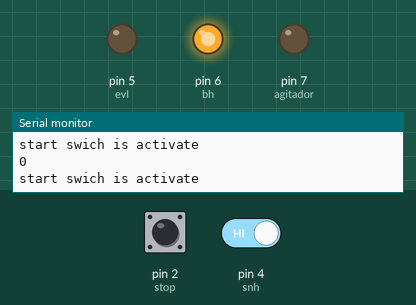
Recording of a sketch running on a simulated Arduino Uno, built with avr-gcc and run on an emulated ATmega328P. Parts: output pins drawn as LEDs (lit = HIGH), the last lines printed to the serial monitor. The test bench sets the inputs (shaded band); at power-on: pin 2 (stop) HIGH, pin 4 (snh) HIGH.

Above: at 1.8 s.
1.9 s: pin 2 (stop) pulled LOW for 0.6 s
4.0 s: pin 4 (snh) driven LOW
At 15.0 s:
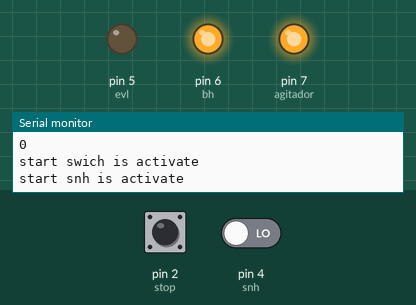
Timing chart, 0 to 55.5 s (numbered marks = the images above; inputs shaded):
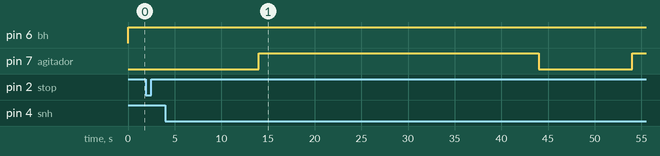

The sketch:

taller_4.ino
```cpp
// C++ code
//https://www.tinkercad.com/things/4rQoQhUHSiU
#define start 1
#define stop 2
#define snl 3
#define snh 4
#define evl 5
#define bh 6
#define agitador 7
void setup(){
  Serial.begin(9600);
  pinMode(start, INPUT);
  pinMode(snh, INPUT);
  pinMode(stop, INPUT);

  pinMode(evl, OUTPUT);
  pinMode(bh, OUTPUT);
  pinMode(agitador, OUTPUT);
}

void loop(){
  Serial.println();
  int startVal=digitalRead(start);
  int stopVal=digitalRead(stop);
  int snhVal=digitalRead(snh);
  if(stopVal==0){
      Serial.println("stop swich is activate");
  }
  //Serial.println("start swich is activate");
  //se hace un pull down
  Serial.println(startVal);
  if(startVal==0){
    Serial.println("start swich is activate");
    digitalWrite(bh,HIGH);
    if(snhVal==0){
        Serial.println("start snh is activate");
      	 delay(10000);
      	 for(int i=0;i<5;i++){
	      digitalWrite(agitador,HIGH);
          delay(30000);
          digitalWrite(agitador,LOW);
          delay(10000);
          Serial.print("Etapa ");
          Serial.print(i);
          Serial.println(" de 5");

      }

      digitalWrite(evl,HIGH);

    }
  }
  delay(500);
}
```

Measured:
- after the input at 4.0 s, pin 7 (agitador): LOW → HIGH after 10.0 s, → LOW 30.0 s later, → HIGH 10.0 s later
